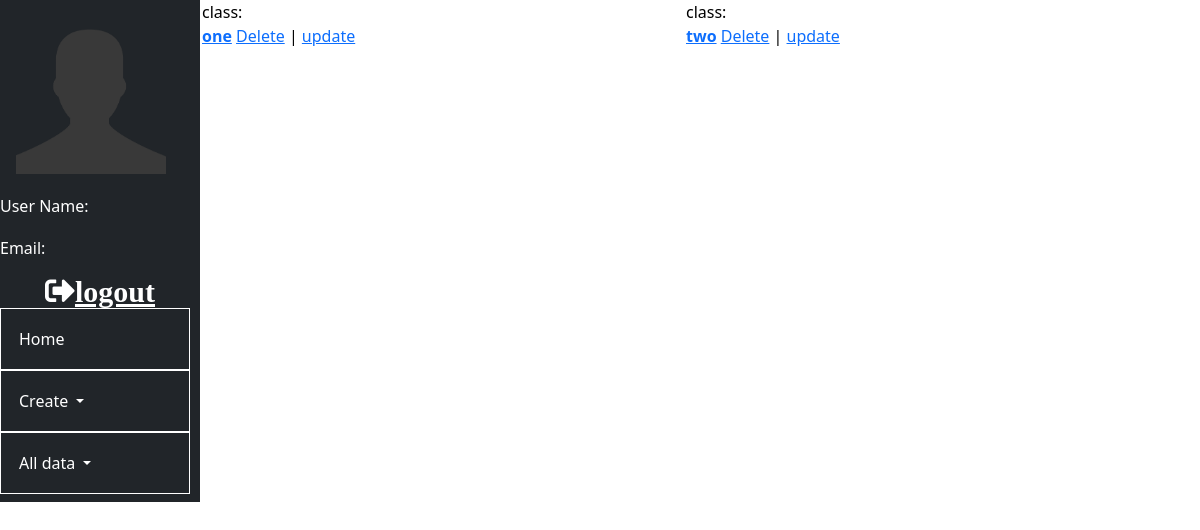
The app's page /stdm/classList (signed in), older data.
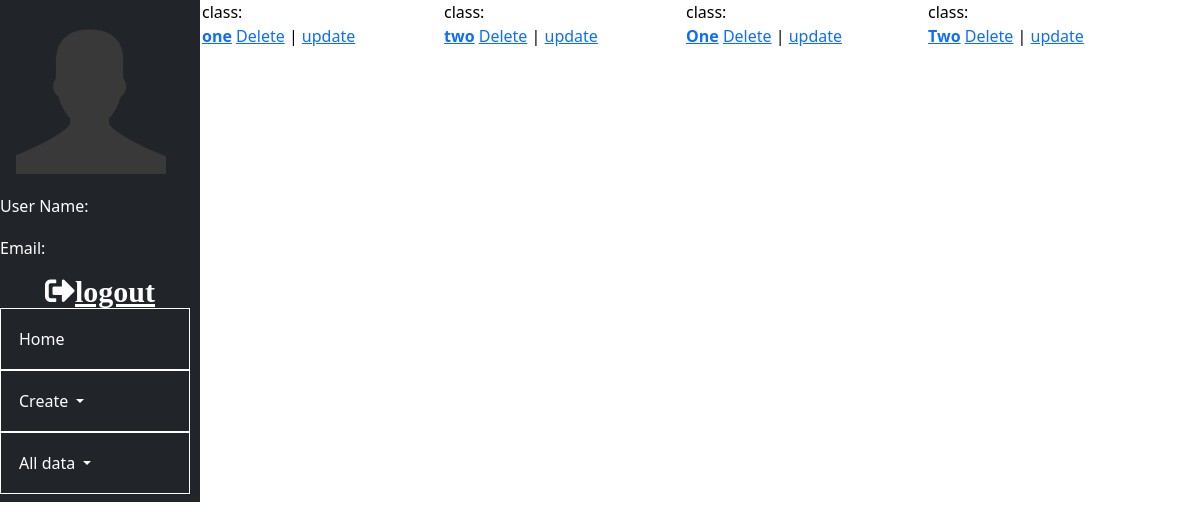
The same page, newer data.
### adminSite/models.py (models this page shows, shortened)
class StudentClass(models.Model):
    class_name=models.CharField(max_length=200)

### adminSite/views.py (the view)
# urls.py: path('classList',all_class,name='all_class'),
@login_required
def all_class(request):
    className=StudentClass.objects.all()
    dict={'className':className}
    return render(request, "students/class_list.html", context=dict)

### template/students/class_list.html
{% extends 'base.html' %}
{%block body%}
<div class="container">
    <div class="row">
{%for class in className %}
<div class="col">
    <p>class: <br> <b> <a href="{% url 'adminsite:student_serial' classid=class.id%}">{{class.class_name}}</a></b>
        <a href="{%url 'adminsite:class_delete' id=class.id %}">Delete</a>  | <a href="{%url 'adminsite:class_update' id=class.id%}">update</a></p>
</div>
{% endfor %}
</div>
</div>
{%endblock body%}

### template/base.html (shortened to what this page needs)
<!doctype html>
<html lang="en">
  <head>
    <link href="https://cdn.jsdelivr.net/npm/bootstrap@5.0.0-beta1/dist/css/bootstrap.min.css" rel="stylesheet" >
    <link rel="stylesheet" href="https://cdnjs.cloudflare.com/ajax/libs/font-awesome/5.15.2/css/all.min.css" />
  </head>
  <body>
    <nav class="navbar navbar-expand-lg navbar bg-dark navbar-fixed-left " >
        <div class="topNav">
            <div class="bio">
            <img class="mx-3 my-3 " class="rounded-circle"  src="/media/student_pic/person.png" alt="user Pic" width="150px"  height="150px">
          <p>User Name:<a class="navbar-brand" href="#"> </a></p>
          <p>Email:</p>
          <center>
          <i class="fas fa-sign-out-alt"><a href="{% url 'adminsite:logout'%}">logout</a></i>
        </center>
        </div>
          <div class="collapse navbar-collapse" id="navbarNavDropdown">
            <ul class="nav navbar-nav">
              <li class="nav-item">
                <a class="nav-link active" aria-current="page" href="{%url 'adminsite:dashboard' %}">Home</a>
              </li>
              <li class="nav-item dropdown bg-dark">
                <a class="nav-link dropdown-toggle" href="#" id="navbarDropdownMenuLink" role="button" data-bs-toggle="dropdown" aria-expanded="false">
                  Create
                </a>
              </li>
              <li class="nav-item dropdown bg-dark">
                <a class="nav-link dropdown-toggle" href="#" id="navbarDropdownMenuLink" role="button" data-bs-toggle="dropdown" aria-expanded="false">
                  All data
                </a>
              </li>
            </ul>
          </div>
        </div>
      </nav>
      <div class="container">
    {%block body%}{%endblock body%}
</div>
  </body>
</html>

### template/base.html (style rules this page uses)
.navbar-fixed-left { width: 200px; position: absolute; border-radius: 0; height: auto; }
.navbar-fixed-left .navbar-nav>li { float:none; width: 190px; padding: 10px; border: 1px solid white; }
.navbar-fixed-left +.container { padding-left: 160px; }
.topNav a { color: white; }
.bio { color: white; }
.container { color: black; }
i { font-size:30px; color: white; }

Row changes from the older to the newer data that the page shows:
added StudentClass: class_name "One"
added StudentClass: class_name "Two"
